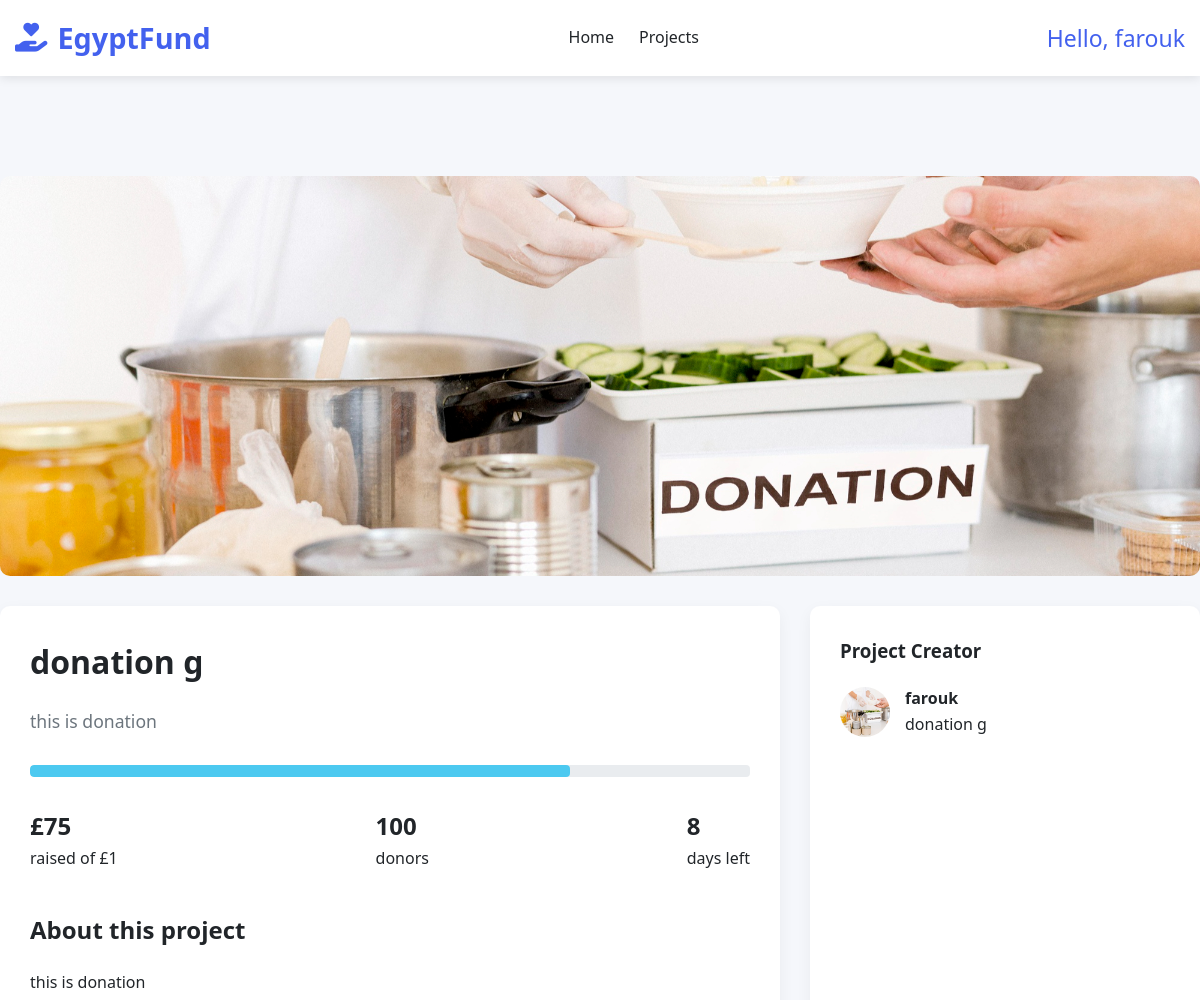
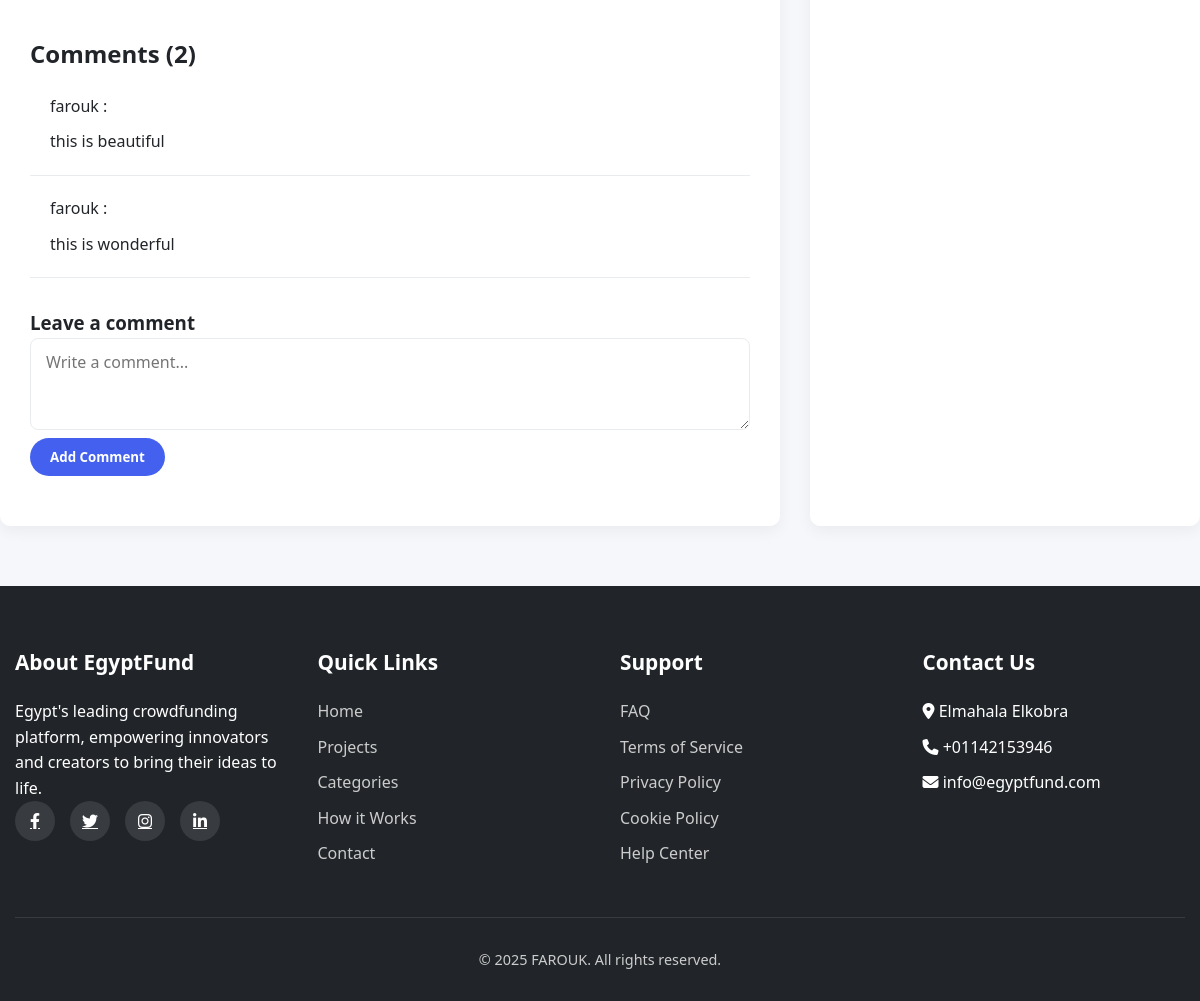
The page /projects/donation-g/ (signed in) on the database its author committed (2 pictures, top to bottom).
### pages/models.py (models this page shows, shortened)
class Projects(models.Model):
    owner = models.ForeignKey(User, on_delete=models.CASCADE, related_name='projects')
    title = models.CharField(max_length=100)
    description = models.TextField()
    image = models.ImageField(upload_to='projects/%Y/%m/%d/')
    funded_amount = models.DecimalField(max_digits=10, decimal_places=2)
    donatuion_amount = models.DecimalField(max_digits=10, decimal_places=2)
    donors = models.IntegerField(blank=True, null=True)
    days_left = models.IntegerField(blank=True, null=True)
    about_project = models.TextField(blank=True, null=True)
    amount_goal = models.DecimalField(max_digits=10, decimal_places=2 ,blank=True, null=True)
    start_date = models.DateField(blank=True, null=True)
    end_date = models.DateField(blank=True, null=True)
    category = models.ForeignKey('Categories', on_delete=models.CASCADE, related_name='projects')
    slug = models.SlugField(null=True, blank=True)
    class Meta:
        verbose_name = 'Project'
        verbose_name_plural = 'Projects'

class Comment(models.Model):
    project = models.ForeignKey(Projects, on_delete=models.CASCADE, related_name="comments")
    user = models.ForeignKey(User, on_delete=models.CASCADE)
    body = models.TextField()
    created_at = models.DateTimeField(auto_now_add=True)

### pages/views.py (the view)
# urls.py: path('projects/<str:slug>/', views.project_detail, name='project_detail'),
@login_required
def project_detail(request, slug):
    project = Projects.objects.get(slug=slug)
    comments = project.comments.all()
    if request.method == "POST" and request.user.is_authenticated:
        body = request.POST.get("body")
        if body:
            Comment.objects.create(project=project, user=request.user, body=body)
            return redirect("project_detail", slug=project.slug)
    return render(request, 'pages/project_detail.html', {'project' : project , "comments": comments})

### templates/pages/project_detail.html (shortened to what this page needs)
{% extends "base.html" %}
{% block content %}
    <div id="project-detail" class="page">
        <div class="container project-detail">
            <div class="project-slider">
                <img src="{{ project.image.url }}" alt="Project Image">
            </div>
            <div class="project-info">
                <div class="project-main">
                    <h1>{{ project.title }}</h1>
                    <p class="project-description" style="margin: 20px 0; font-size: 1.1rem;">
                        {{ project.description }}
                    </p>
                    <div class="project-progress" style="height: 12px; margin: 30px 0;">
                        <div class="progress-bar" style="width: {{ project.funded_amount|floatformat:0 }}%;"></div>
                    </div>
                    <div style="display: flex; justify-content: space-between; margin-bottom: 30px;">
                        <div>
                            <div style="font-size: 1.5rem; font-weight: bold;">£{{ project.funded_amount|floatformat:0 }}</div>
                            <div>raised of £{{ project.amount_goal|floatformat:0 }}</div>
                        </div>
                        <div>
                            <div style="font-size: 1.5rem; font-weight: bold;">{{ project.donors }}</div>
                            <div>donors</div>
                        </div>
                        <div>
                            <div style="font-size: 1.5rem; font-weight: bold;">{{ project.days_left }}</div>
                            <div>days left</div>
                        </div>
                    </div>
                    <div style="margin-top: 40px;">
                        <h2>About this project</h2>
                        <p style="margin: 20px 0;">
                            {{ project.about_project }}
                        </p>
                    </div>
                    <div class="comments-section">
                        <h2>Comments ({{comments.count}})</h2>
                        {% for comment in comments %}
                        <div class="comment">
                            <div class="comment-header">
                                <div>
                                    <div>{{ comment.user.username }} :</div>
                                </div>
                            </div>
                            <p>{{ comment.body }}</p>
                        </div>
                        {% empty %}
                            <div>No comments yet.</div>
                        {% endfor %}
                        <div style="margin-top: 30px;">
                            <h3>Leave a comment</h3>
                            <div class="form-group">
                            {% if user.is_authenticated %}
                                <form method="post">
                                    <textarea class="form-control" name="body" rows="3" placeholder="Write a comment..."></textarea><br>
                                    <button type="submit" class="btn btn-primary">Add Comment</button>
                                </form>
                                {% else %}
                                    <p><a href="{% url 'login' %}">Login</a> to comment.</p>
                            {% endif %}
                            </div>
                        </div>
                    </div>
                </div>
                <div class="project-sidebar">
                    <h3>Project Creator</h3>
                    <div style="display: flex; align-items: center; margin: 20px 0;">
                        <img src="{{project.image.url}}" alt="Creator" style="width: 50px; height: 50px; border-radius: 50%; margin-right: 15px;">
                        <div>
                            <div style="font-weight: bold;">{{project.owner}}</div>
                            <div>{{project.title}}</div>
                        </div>
                    </div>
                </div>
            </div>
        </div>
    </div>
</body>
</html>
{% endblock content %}

### templates/parts/navbar.html (shortened to what this page needs)
{% load static %}
<!DOCTYPE html>
<html lang="en">
<head>
    <link rel="stylesheet" href="https://cdnjs.cloudflare.com/ajax/libs/font-awesome/6.4.0/css/all.min.css">
    <link rel="stylesheet" href="{% static "css/style.css" %}">
<body>
    <header>
        <div class="container">
            <nav class="navbar">
                <a href="{% url "index" %}" class="logo"><i class="fas fa-hand-holding-heart"></i>EgyptFund</a>
                <ul class="nav-links">
                    <li><a href="{% url "index" %}">Home</a></li>
                    <li><a href="{% url "projects" %}">Projects</a></li>
                </ul>
                <div class="user-actions" id="user-actions">
                    {% if request.user.is_authenticated %}
                        {% if user.profile %}
                            <a href="{% url "accounts:profile" %}" style="text-decoration: none ; color: #4361ee; font-size:23px; cursor: pointer; ">Hello, {{user}}</a>
                        {% else %}
                            <a href="{% url "accounts:deleted_profile" %}" style="text-decoration: none ; color: #4361ee; font-size:23px; cursor: pointer; ">Hello, {{user}}</a>
                        {% endif %}
                    {% else %}
                        <a href="{% url "login" %}" class="btn btn-outline">Login</a>
                        <a href="{% url "accounts:signup" %}" class="btn btn-primary">Sign Up</a>
                    {% endif %}
                </div>
            </nav>
        </div>
    </header>

### project/static/css/style.css (style rules this page uses)
* { margin: 0; padding: 0; box-sizing: border-box; font-family: 'Segoe UI', Tahoma, Geneva, Verdana, sans-serif }
:root { --primary: #4361ee; --secondary: #3a0ca3; --accent: #f72585; --light: #f8f9fa; --dark: #212529; --success: #4cc9f0; --warning: #ffd166; --danger: #ef476f; --gray: #6c757d; --light-gray: #e9ecef; }
body { background-color: #f5f7fb; color: var(--dark); line-height: 1.6; transition: all 0.3s ease; }
.container { width: 100%; max-width: 1200px; margin: 0 auto; padding: 0 15px; }
.btn { display: inline-block; padding: 10px 20px; border-radius: 30px; text-decoration: none; font-weight: 600; cursor: pointer; transition: all 0.3s ease; border: none; }
.btn-primary { background-color: var(--primary); color: white; }
.page { display: block; transform: translateY(20px); transition: opacity 0.5s ease, transform 0.5s ease; min-height: calc(100vh - 180px); padding: 40px 0; }
header { background-color: white; box-shadow: 0 2px 10px rgba(0, 0, 0, 0.1); position: sticky; top: 0; z-index: 1000; }
.navbar { display: flex; justify-content: space-between; align-items: center; padding: 15px 0; }
.logo { font-size: 1.8rem; font-weight: 700; color: var(--primary); text-decoration: none; display: flex; align-items: center; }
.logo i { margin-right: 10px; }
.nav-links { display: flex; list-style: none; }
.nav-links li { margin-left: 25px; }
.nav-links a { text-decoration: none; color: var(--dark); font-weight: 500; transition: color 0.3s ease; }
.user-actions { display: flex; align-items: center; }
.user-actions a { margin-left: 15px; }
.project-description { color: var(--gray); margin-bottom: 15px; }
.project-progress { height: 8px; background-color: var(--light-gray); border-radius: 4px; margin-bottom: 15px; overflow: hidden; }
.progress-bar { height: 100%; background-color: var(--success); border-radius: 4px; }
.form-group { margin-bottom: 20px; }
.form-control { width: 100%; padding: 12px 15px; border: 1px solid var(--light-gray); border-radius: 8px; font-size: 1rem; transition: border-color 0.3s ease; }
.project-detail { padding: 40px 0; }
.project-slider { height: 400px; border-radius: 10px; overflow: hidden; margin-bottom: 30px; }
.project-slider img { width: 100%; height: 100%; object-fit: cover; }
.project-info { display: grid; grid-template-columns: 2fr 1fr; gap: 30px; }
.project-main { background: white; padding: 30px; border-radius: 10px; box-shadow: 0 5px 15px rgba(0, 0, 0, 0.05); }
.project-sidebar { background: white; padding: 30px; border-radius: 10px; box-shadow: 0 5px 15px rgba(0, 0, 0, 0.05); }
.comments-section { margin-top: 40px; }
.comment { padding: 20px; border-bottom: 1px solid var(--light-gray); }
.comment-header { display: flex; align-items: center; margin-bottom: 10px; }

### rows shown on the page
Projects: image (picture), title "donation g", description "this is donation", funded_amount "75", amount_goal "1", donors "100", days_left "8", about_project "this is donation", count "2", owner "farouk"
Comment: user.username "farouk", body "this is beautiful"
Comment: user.username "farouk", body "this is wonderful"

### other values the page prints
{{ user }} "farouk"
